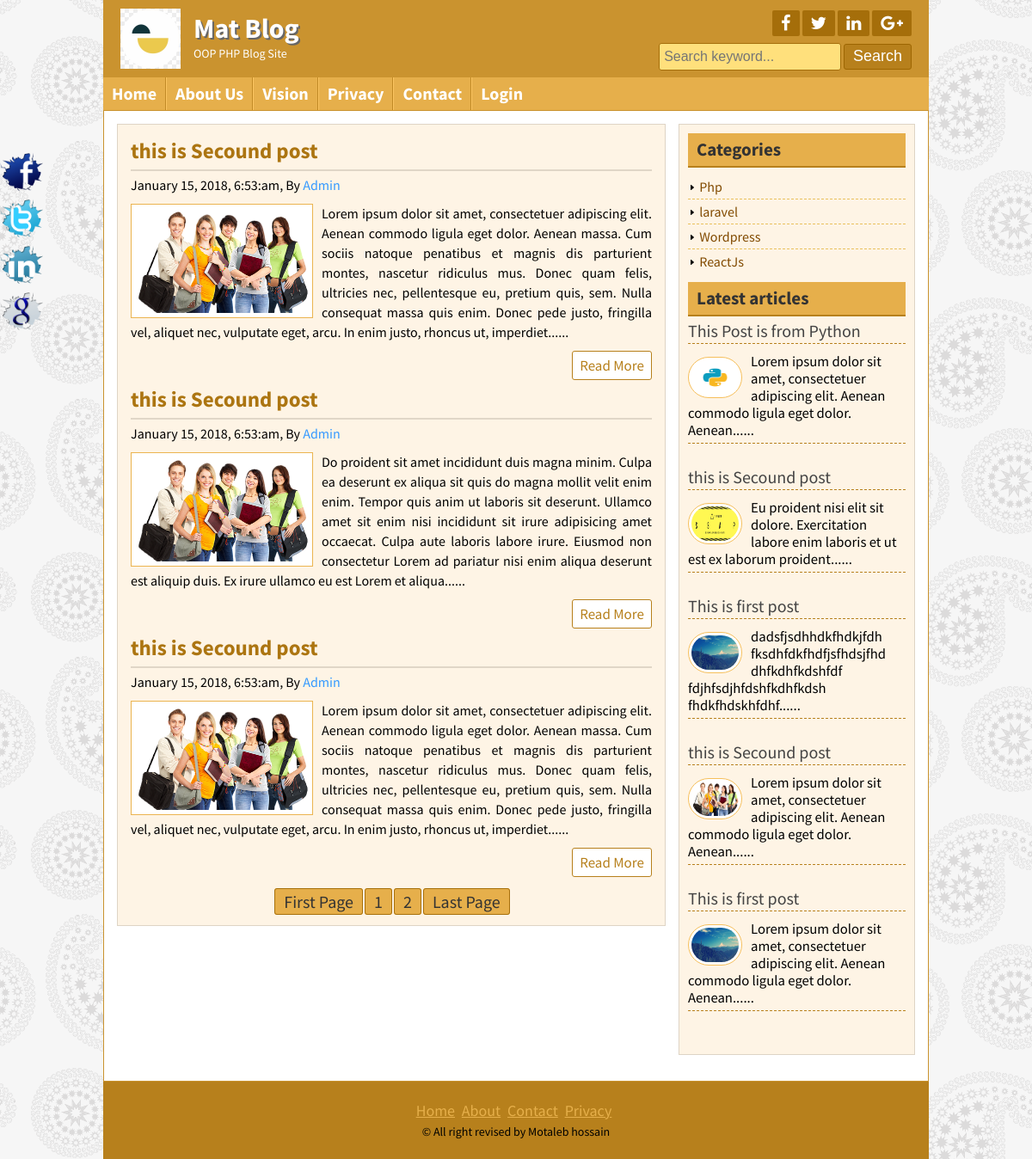
Screenshot of /posts.php?cat_id=2 with the database file from the repository.
### tables this page shows
CREATE TABLE `tbl_settings` (
  `id` int(11) NOT NULL,
  `title` varchar(255) NOT NULL,
  `slogan` varchar(255) NOT NULL,
  `logo` varchar(255) NOT NULL
);

CREATE TABLE `tbl_social` (
  `id` int(11) NOT NULL,
  `facebook` varchar(225) NOT NULL,
  `twitter` varchar(255) NOT NULL,
  `linkedin` varchar(255) NOT NULL,
  `googleplus` varchar(255) NOT NULL
);

CREATE TABLE `tbl_page` (
  `id` int(11) NOT NULL,
  `page_title` varchar(255) NOT NULL,
  `page_body` text NOT NULL
);

CREATE TABLE `tbl_post` (
  `id` int(11) NOT NULL,
  `catid` int(11) NOT NULL,
  `title` varchar(100) NOT NULL,
  `image` varchar(255) NOT NULL,
  `author` varchar(60) NOT NULL,
  `body` text NOT NULL,
  `tags` varchar(255) NOT NULL,
  `date` timestamp NOT NULL DEFAULT current_timestamp()
);

CREATE TABLE `tbl_category` (
  `id` int(11) NOT NULL,
  `name` varchar(255) NOT NULL
);

CREATE TABLE `tbl_copyright` (
  `id` int(11) NOT NULL,
  `note` varchar(255) NOT NULL
);

### lib/Database.php (called while the page is built, shortened)
<?php
Class Database{
	public $host   = DB_HOST;
	public $user   = DB_USER;
	public $pass   = DB_PASS;
	public $dbname = DB_NAME;
	public $link;
	private function connectDB(){
	$this->link = new mysqli($this->host, $this->user, $this->pass, $this->dbname);
 }
	public function select($query){
		$result = $this->link->query($query) or die($this->link->error.__LINE__);
		if($result->num_rows > 0){
			return $result;
		} else {
			return false;
		}
	}
}
?>

### lib/session.php (called while the page is built, shortened)
<?php
class Session{
    public static function get($key){
        if(isset($_SESSION['key'])){
            return $_SESSION['key'];
        } else {
            return false;
        }
    }
}
?>

### helpers/format.php (called while the page is built, shortened)
<?php
class Format{
	public function formatData($date){
		return date('F j, Y, g:i:a', strtotime($date));
	}
	public function textShorten($text, $limit = 400){
		$text = $text." ";
		$text = substr($text, 0, $limit);
		$text = substr($text, 0, strrpos($text, ' '));
		$text = $text."......";
		return $text;
	}
}
 ?>

### posts.php (the view)
<?php include "inc/header.php"; ?>
</div><div class="contentsection contemplete clear">
<div class="maincontent clear">
<?php
	$per_page = 3;
	if(isset($_GET['page'])){
		$page = $_GET['page'];
	} else {
		$page = 1;
	}
	$start_from = ($page-1)*$per_page;
?>
<?php
if(!isset($_GET['cat_id']) || $_GET['cat_id'] == NULL){
	header("Location: 404.php");
} else {
	$cat_id = $_GET['cat_id'];
}
?>
<?php
$query = "SELECT * FROM tbl_post WHERE catid = $cat_id limit $start_from, $per_page";
$post  = $db->select($query);
if ($post) {
	while ($result = $post->fetch_assoc()) {
?>
<div class="samepost clear">
	<h2><a href="post.php?id=<?php echo $result['id']; ?>"><?php echo $result['title']; ?></a></h2>
	<h4><?php echo $fm->formatData($result['date']); ?>, By <a href="#"><?php echo $result['author']; ?></a></h4>
	<a href="#"><img src="admin/<?php echo $result['image']; ?>" alt="post image"/></a>
	<p>
		<?php echo $fm->textShorten($result['body']); ?> </p>
	<div class="readmore clear">
		<a href="post.php?id=<?php echo $result['id']; ?>">Read More</a>
	</div>
</div>
<?php }  ?>
<?php
$query = "SELECT * FROM tbl_post WHERE catid = $cat_id";
$result = $db->select($query);
$total_rows = mysqli_num_rows($result);
$total_pages = ceil($total_rows/$per_page);
echo "<span class='pagination'><a href='posts.php?page=1&cat_id=$cat_id'>".'First Page'."</a>";
for($i=1; $i<=$total_pages; $i++){
	echo "<a href='posts.php?cat_id=$cat_id&page=".$i."'>".$i."</a>";
}
echo "<a href='posts.php?page=$total_pages&cat_id=$cat_id'>".'Last Page'."</a></span>"; ?>
<?php } else{
	header("Location:404.php");
} ?>
</div>
<?php include "inc/sideber.php"; ?>
<?php include "inc/footer.php"; ?>

### inc/header.php (shortened to what this page needs)
<?php include "lib/Database.php"; ?>
<?php include "helpers/format.php"; ?>
<?php include "lib/session.php"; ?>
<?php
$db = new Database();
$fm = new Format();
?>
<?php
if(Session::get("login")==true){
    $username = $_SESSION['username'];
    $id = $_SESSION['userid'];
} else {
    $username = "";
}
?>
<!DOCTYPE html>
<html>
<head>
<?php include "scripts/css.php"; ?>
</head>
<body>
<div class="headersection templete clear">
	<a href="index.php">
		<div class="logo">
		<?php
			$query = "SELECT * FROM tbl_settings WHERE id = '1'";
			$blogsettings = $db->select($query);
		if($blogsettings){
			while($result = $blogsettings->fetch_assoc()){
		?>
			<img src="admin/<?php echo $result['logo']; ?>" alt="Logo" />
			<h2><?php echo $result['title']; ?></h2>
			<p><?php echo $result['slogan']; ?></p>
		<?php } } ?>
		</div>
	</a>
	<div class="social clear">
		<div class="icon clear">
		<?php
	$query = "SELECT * FROM tbl_social WHERE id = '1'";
	$social = $db->select($query);
	if($social){
		while($result = $social->fetch_assoc()){
	?>
			<a href="http://facebook.com/<?php echo $result['facebook']; ?>" target="_blank"><i class="fa fa-facebook"></i></a>
			<a href="http://twitter.com/<?php echo $result['twitter']; ?>" target="_blank"><i class="fa fa-twitter"></i></a>
			<a href="http://linked.com/<?php echo $result['linkedin']; ?>" target="_blank"><i class="fa fa-linkedin"></i></a>
			<a href="http://plus.google.com/<?php echo $result['googleplus']; ?>" target="_blank"><i class="fa fa-google-plus"></i></a>
		<?php } } ?>
		</div>
		<div class="searchbtn clear">
		<form action="search.php" method="get">
			<input type="text" name="search" placeholder="Search keyword..."/>
			<input type="submit" name="submit" value="Search"/>
		</form>
		</div>
	</div>
</div>
<div class="navsection templete">
	<ul><?php
	$path = $_SERVER['SCRIPT_FILENAME'];
	$currentpage = basename($path, '.php');
	?>
		<li><a <?php if($currentpage == 'index'){echo 'id = "active"';} ?> href="index.php">Home</a></li>
		<?php
		$query = "SELECT * FROM tbl_page";
		$pages = $db->select($query);
		if($pages){
			while($result=$pages->fetch_assoc()){ ?>
				<li><a <?php if(isset($_GET['pageid']) && $_GET['pageid'] == $result['id']){echo 'id = "active"';} ?> href='page.php?pageid=<?php echo $result['id']; ?>'><?php echo $result['page_title']; ?></a></li>
		<?php } } ?>
		<li><a <?php if($currentpage == 'contact'){echo 'id = "active"';} ?> href="contact.php">Contact</a></li>
		<?php  if(Session::get("login")==true){
			echo "<li align='right'><a href='http://blog.admin'>$username Panel</a></li>";
		} else {
			echo "<li align='right'><a href='http://blog.admin/login.php'>Login</a></li>";
		} ?>
	</ul>
</div>

### inc/sideber.php
<div class="sidebar clear">
<div class="samesidebar clear">
	<h2>Categories</h2>
		<ul>
<?php
	$query = "SELECT * FROM tbl_category";
	$category  = $db->select($query);
	if ($category) {
		while ($result = $category->fetch_assoc()) {
?>
	<li><img src="images/icon-arrow.png" alt="*" height="10px" width="10px"/> <a href="posts.php?cat_id=<?php echo $result['id']; ?>"><?php echo $result['name']; ?></a></li>
<?php } } else {
			echo "<li><b>Sorry! NO Category to show!</b></li>";
		} ?></ul>
</div>
<div class="samesidebar clear">
	<h2>Latest articles</h2>
	<?php
$query = "SELECT * FROM tbl_post ORDER BY id DESC limit 5";
$recentpost  = $db->select($query);
if ($recentpost) {
	while ($result = $recentpost->fetch_assoc()) {
?>
		<div class="popular clear">
			<h3><a href="post.php?id=<?php echo $result['id']; ?>"><?php echo $result['title']; ?></a><h3>
			<a href="post.php?id=<?php echo $result['id']; ?>"><img src="admin/<?php echo $result['image']; ?>" alt="post image"/></a>
			<small><?php echo $fm->textShorten($result['body'], 100); ?></small>
		</div>
	<?php } } else {
		echo "<h3>NO Recent Posts..</h3>";
	} ?>
</div>
</div>

### inc/footer.php (shortened to what this page needs)
</div>
	<div class="footersection templete clear">
	  <div class="footermenu clear">
		<ul>
			<li><a href="#">Home</a></li>
			<li><a href="#">About</a></li>
			<li><a href="#">Contact</a></li>
			<li><a href="#">Privacy</a></li>
		</ul>
		</div>
		<?php
        $query = "SELECT * FROM tbl_copyright WHERE id = '1'";
        $copyright = $db->select($query);
        if($copyright){
            while($result = $copyright->fetch_assoc()){
        ?>
		<p>&copy; <?php echo $result['note']; ?></p>
						<?php } } ?>
	</div>
	<div class="fixedicon clear">
	<?php
        $query = "SELECT * FROM tbl_social WHERE id = '1'";
        $social = $db->select($query);
        if($social){
            while($result = $social->fetch_assoc()){
        ?>
		<a href="http://www.facebook.com/<?php echo $result['facebook']; ?>"><img src="images/fb.png" alt="Facebook"/></a>
		<a href="http://www.twitter.com/<?php echo $result['twitter']; ?>"><img src="images/tw.png" alt="Twitter"/></a>
		<a href="http://www.linkedin.com/<?php echo $result['linkedin']; ?>"><img src="images/in.png" alt="LinkedIn"/></a>
		<a href="http://www.google.com/<?php echo $result['googleplus']; ?>"><img src="images/gl.png" alt="GooglePlus"/></a>
		<?php } } ?>
	</div>
</body>
</html>

### rows the page displays
tbl_settings: logo (picture), title "Mat Blog", slogan "OOP PHP Blog Site"
tbl_page: page_title "About Us"
tbl_page: page_title "Vision"
tbl_page: page_title "Privacy"
tbl_post: title "this is Secound post", date "January 15, 2018, 6:53:am", author "Admin", image (picture), body "Lorem ipsum dolor sit amet, consectetuer adipiscing elit. Aenean commodo ligula eget dolor. Aenean massa. Cum sociis natoque penatibus et magnis dis parturient montes, nascetur ridiculus mus. Donec quam felis, ultricies nec, pellentesque eu, pretium quis, sem. Nulla consequat massa quis enim. Donec pede justo, fringilla vel, aliquet nec, vulputate eget, arcu. In enim justo, rhoncus ut, imperdiet......"
tbl_post: title "this is Secound post", date "January 15, 2018, 6:53:am", author "Admin", image (picture), body "Do proident sit amet incididunt duis magna minim. Culpa ea deserunt ex aliqua sit quis do magna mollit velit enim enim. Tempor quis anim ut laboris sit deserunt. Ullamco amet sit enim nisi incididunt sit irure adipisicing amet occaecat. Culpa aute laboris labore irure. Eiusmod non consectetur Lorem ad pariatur nisi enim aliqua deserunt est aliquip duis. Ex irure ullamco eu est Lorem et aliqua......"
tbl_post: title "this is Secound post", date "January 15, 2018, 6:53:am", author "Admin", image (picture), body "Lorem ipsum dolor sit amet, consectetuer adipiscing elit. Aenean commodo ligula eget dolor. Aenean massa. Cum sociis natoque penatibus et magnis dis parturient montes, nascetur ridiculus mus. Donec quam felis, ultricies nec, pellentesque eu, pretium quis, sem. Nulla consequat massa quis enim. Donec pede justo, fringilla vel, aliquet nec, vulputate eget, arcu. In enim justo, rhoncus ut, imperdiet......", body "Lorem ipsum dolor sit amet, consectetuer adipiscing elit. Aenean commodo ligula eget dolor. Aenean......"
tbl_category: name "Php"
tbl_category: name "laravel"
tbl_category: name "Wordpress"
tbl_category: name "ReactJs"
tbl_post: title "This Post is from Python", image (picture), body "Lorem ipsum dolor sit amet, consectetuer adipiscing elit. Aenean commodo ligula eget dolor. Aenean......"
tbl_post: title "this is Secound post", image (picture), body "Eu proident nisi elit sit dolore. Exercitation labore enim laboris et ut est ex laborum proident......"
tbl_post: title "This is first post", image (picture), body "dadsfjsdhhdkfhdkjfdh fksdhfdkfhdfjsfhdsjfhd dhfkdhfkdshfdf fdjhfsdjhfdshfkdhfkdsh fhdkfhdskhfdhf......"
tbl_post: title "This is first post", image (picture), body "Lorem ipsum dolor sit amet, consectetuer adipiscing elit. Aenean commodo ligula eget dolor. Aenean......"
tbl_copyright: note "All right revised by Motaleb hossain"
